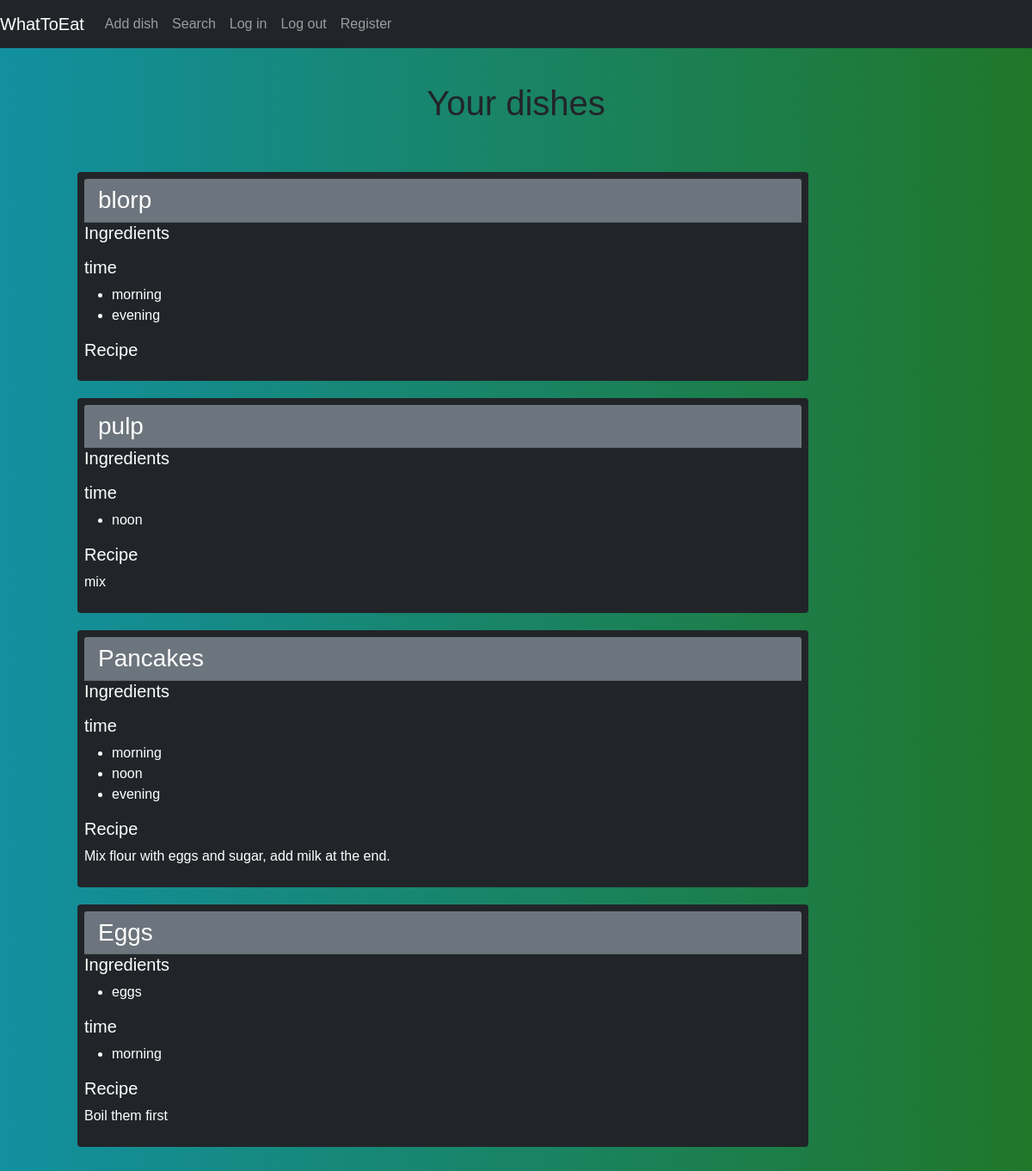
The page / (signed in) on the database its author committed.
### tables this page shows
CREATE TABLE "dishes" (
	"id"	INTEGER NOT NULL UNIQUE,
	"name"	TEXT NOT NULL,
	"user"	TEXT,
	PRIMARY KEY("id" AUTOINCREMENT)
);

CREATE TABLE "ingredients" (
	"dish_id"	INTEGER DEFAULT 0,
	"baking_powder"	INTEGER DEFAULT 0,
	"beans"	INTEGER DEFAULT 0,
	"beef"	INTEGER DEFAULT 0,
	"butter"	INTEGER DEFAULT 0,
	"carrot"	INTEGER DEFAULT 0,
	"cheese"	INTEGER DEFAULT 0,
	"chicken"	INTEGER DEFAULT 0,
	"cream"	INTEGER DEFAULT 0,
	"eggplant"	INTEGER DEFAULT 0,
	"eggs"	INTEGER DEFAULT 0,
	"garlic"	INTEGER DEFAULT 0,
	"flour"	INTEGER DEFAULT 0,
	"mayonnaise"	INTEGER DEFAULT 0,
	"milk"	INTEGER DEFAULT 0,
	"mushrooms"	INTEGER DEFAULT 0,
	"olive_oil"	INTEGER DEFAULT 0,
	"onion"	INTEGER DEFAULT 0,
	"pasta"	INTEGER DEFAULT 0,
	"pork"	INTEGER DEFAULT 0,
	"potato"	INTEGER DEFAULT 0,
	"rice"	INTEGER DEFAULT 0,
	"sugar"	INTEGER DEFAULT 0,
	"tomato"	INTEGER DEFAULT 0,
	"zucchini"	INTEGER DEFAULT 0,
	FOREIGN KEY("dish_id") REFERENCES "dishes"("id")
);

CREATE TABLE recipe ( 
     dish_id INTEGER, 
     recipe TEXT,
     FOREIGN KEY (dish_id) REFERENCES dishes(id));

### application.py (the view)
@app.route("/")
@login_required
def index():
    times = db.execute("""SELECT * FROM dishes
        JOIN time ON dishes.id = time.dish_id
        WHERE user=? LIMIT 30""", session["username"])
    data = db.execute("""SELECT * FROM dishes
        JOIN ingredients ON dishes.id = ingredients.dish_id
        JOIN recipe ON dishes.id = recipe.dish_id
        WHERE user=? LIMIT 30""", session["username"])
    return render_template("index.html", data=data, times=times)

### application.py (called while the page is built)
@app.after_request
def add_header(response):
    response.cache_control.max_age = 1 #1200
    return response

def login_required(f):
    @wraps(f)
    def decorated_function(*args, **kwargs):
        if session.get("username") is None:
            return redirect("/login")
        return f(*args, **kwargs)
    return decorated_function

### templates/index.html (shortened to what this page needs)
{% extends "layout.html" %}
{% block main %}
    <div class="text-center py-5">
        <h1>Your dishes</h1>
    </div>
    <div class="container-fluid">
        <div class="col-10">
            {% for item in data %}
                <div class="card bg-dark text-white p-2 mx-auto">
                    <h3 class="card-header bg-secondary">{{ data[loop.index0]["name"] }}</h3>
                    <div class="col-md-8">
                        <h5>Ingredients</h4>
                        <ul>
                            {% for ingr, needed in data[loop.index0].items() %}
                                {% if needed == 1 %}
                                    <li>{{ ingr }}</li>
                                {% endif %}
                            {% endfor %}
                        </ul>
                    </div>
                    <div class="col-md-2">
                        <h5>time</h5>
                        <ul>
                            {% for time, apropriate in times[loop.index0].items() %}
                                {% if apropriate == 1 %}
                                    <li>{{ time }}</li>
                                {% endif %}
                            {% endfor %}
                        </ul>
                    </div>
                    <div>
                        <h5>Recipe</h5>
                        <p>{{ data[loop.index0]["recipe"] }}</p>
                    </div>
                </div>
            {% endfor %}
        </div>
    </div>
{% endblock %}

### templates/layout.html (shortened to what this page needs)
<!DOCTYPE html>
<html lang="en">
    <head>
        <link href="https://cdn.jsdelivr.net/npm/bootstrap@5.1.0/dist/css/bootstrap.min.css" rel="stylesheet">
        <link href="/static/styles.css" rel="stylesheet">
    </head>
    <body>
        <nav class="navbar fixed-top navbar-expand-sm navbar-dark bg-dark">
            <div class="navbar-header">
                <a class="navbar-brand" href="/">WhatToEat</a>
            </div>
            <div class="collapse navbar-collapse" id="navbarNav">
                <ul class="navbar-nav mr-auto nav-pills">
                    <li class="nav-item active">
                        <a class="nav-link" href="/add">Add dish</a>
                    </li>
                    <li class="nav-item active">
                        <a class="nav-link" href="/search">Search</a>
                    </li>
                    <li class="nav-item active">
                        <a class="nav-link" href="/login">Log in</a>
                    </li>
                    <li class="nav-item active">
                        <a class="nav-link" href="/logout">Log out</a>
                    </li>
                    <li class="nav-item active">
                        <a class="nav-link" href="/register">Register</a>
                    </li>
                </ul>
            </div>
        </nav>
        <main class="container p-5">
            {% block main %}{% endblock %}
        </main>
    </body>
</html>

### static/styles.css (style rules this page uses)
body { margin: 0; padding: 0; font-family: sans-serif; background: linear-gradient(to right, #1290a0, #20772a) }
.card { margin-bottom: 20px; border: none }

### rows shown on the page
ingredients: index0 "morning" "evening"
dishes: name "blorp"
ingredients: index0 "noon"
dishes: name "pulp"
recipe: recipe "mix"
ingredients: index0 "morning" "noon" "evening"
dishes: name "Pancakes"
recipe: recipe "Mix flour with eggs and sugar, add milk at the end."
ingredients: index0 "morning"
dishes: name "Eggs", name "eggs"
recipe: recipe "Boil them first"
